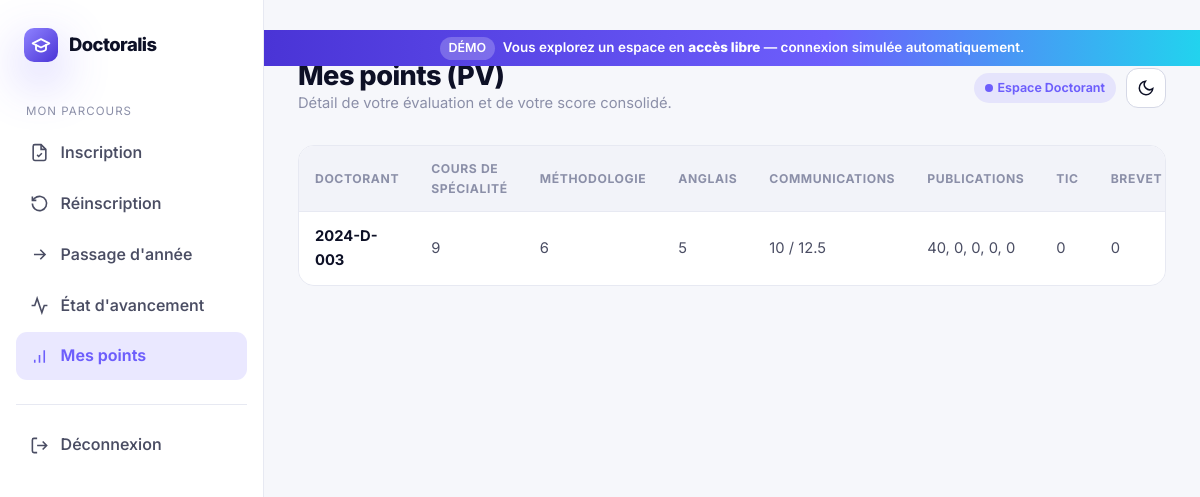
The page /point/ on the database its author committed.
### pages/models.py (models this page shows, shortened)
class edition_pv(models.Model):
    doctorant = models.ForeignKey(Doctorant, on_delete=models.CASCADE, related_name='edition' ,null=True)
    cours_de_spécialité = models.CharField(max_length=50, null=True)
    methodologie = models.CharField(max_length=50, null=True)
    compétences_anglais = models.CharField(max_length=50, null=True)
    communications1 = models.CharField(max_length=50, null=True)
    communications2 = models.CharField(max_length=50, null=True)
    publication1 = models.CharField(max_length=50, null=True)
    publication2 = models.CharField(max_length=50, null=True)
    publication3 = models.CharField(max_length=50, null=True)
    publication4 = models.CharField(max_length=50, null=True)
    publication5 = models.CharField(max_length=50, null=True)
    tic = models.CharField(max_length=50, null=True)
    brevet = models.CharField(max_length=50, null=True)
    total = models.CharField(max_length=50, null=True)

class Doctorant(models.Model):
    user = models.OneToOneField(User, on_delete=models.CASCADE)
    fichier_inscription = models.FileField(upload_to='ficher_inscription/%Y', default=None, null=True)
    validation = models.BooleanField(default=False)
    annee = models.CharField(max_length=100)
    encadreur = models.ForeignKey(Encadreur, on_delete=models.CASCADE, related_name='doctorants' ,null=True)
    def __str__(self):
        return self.user.username

### pages/views.py (the view)
# urls.py: path('point/', views.test_points, name='point'),
@login_required
def test_points(request):
    try:
        doctorant = Doctorant.objects.get(user=request.user)
        editions = edition_pv.objects.filter(doctorant=doctorant)
    except Doctorant.DoesNotExist:
        editions = None
    return render(request, 'point.html', { 'editions': editions})

### postgraduation/context_processors.py (called while the page is built)
def demo_mode(request):
    return {'DEMO_MODE': getattr(settings, 'DEMO_MODE', False)}

### postgraduation/demo.py (called while the page is built)
def _demo_doctorant_user():
    from pages.models import Doctorant, edition_pv
    pv = edition_pv.objects.select_related('doctorant__user').exclude(doctorant__isnull=True).first()
    if pv and pv.doctorant:
        return pv.doctorant.user
    d = (Doctorant.objects.filter(validation=True).select_related('user').first()
         or Doctorant.objects.select_related('user').first())
    return d.user if d else None

    def __call__(self, request):
        return self.get_response(request)

    def process_view(self, request, view_func, view_args, view_kwargs):
        if not getattr(settings, 'DEMO_MODE', False):
            return None
        match = getattr(request, 'resolver_match', None)
        if match is None:
            return None
        name = match.url_name
        if request.method == 'GET' and name in LOGIN_REDIRECTS:
            return redirect(LOGIN_REDIRECTS[name])
        desired = None
        if name in DOCTORANT_URL_NAMES:
            desired = _demo_doctorant_user()
        elif name in ENCADREUR_URL_NAMES:
            desired = _demo_encadreur_user()
        if desired is None:
            return None
        current = getattr(request, 'user', None)
        if current is None or not current.is_authenticated or current.pk != desired.pk:
            login(request, desired, backend=_DEMO_BACKEND)
        return None

### templates/point.html (shortened to what this page needs)
{% extends 'base_doctorant.html' %}
{% block page_title %}Mes points (PV){% endblock %}
{% block page_sub %}Détail de votre évaluation et de votre score consolidé.{% endblock %}
{% block content %}
{% if editions %}
<div class="table-wrap">
  <table class="data">
    <thead>
      <tr>
        <th>Doctorant</th>
        <th>Cours de spécialité</th>
        <th>Méthodologie</th>
        <th>Anglais</th>
        <th>Communications</th>
        <th>Publications</th>
        <th>TIC</th>
        <th>Brevet</th>
      </tr>
    </thead>
    <tbody>
      {% for edition in editions %}
      <tr>
        <td><b>{{ edition.doctorant }}</b></td>
        <td>{{ edition.cours_de_spécialité|default:"—" }}</td>
        <td>{{ edition.methodologie|default:"—" }}</td>
        <td>{{ edition.compétences_anglais|default:"—" }}</td>
        <td>{{ edition.communications1|default:"0" }} / {{ edition.communications2|default:"0" }}</td>
        <td>{{ edition.publication1|default:"0" }}, {{ edition.publication2|default:"0" }}, {{ edition.publication3|default:"0" }}, {{ edition.publication4|default:"0" }}, {{ edition.publication5|default:"0" }}</td>
        <td>{{ edition.tic|default:"—" }}</td>
        <td>{{ edition.brevet|default:"—" }}</td>
      </tr>
      {% endfor %}
    </tbody>
  </table>
</div>
{% endif %}
{% endblock %}

### static/css/doctoralis.css (style rules this page uses)
:root { --brand-500: #6d5efc; --brand-600: #5b46f0; --brand-700: #4a34d6; --brand-400: #8f83ff; --brand-glow: rgba(109, 94, 252, .45); --accent-teal: #22d3ee; --series-1: #2a78d6; --series-2: #1baf7a; --series-3: #eda100; --series-4: #4a3aa7; --series-5: #e34948; --good: #0ca30c; --warning: #eda100; --critical: #d03b3b; --bg: #f6f7fb; --surface: #ffffff; --surface-2: #f2f3f9; --elevated: #ffffff; --ink: #0d1026; --ink-2: #4a4d63; --muted: #8b8fa8; --line: #e7e9f2; --line-strong: #d5d8e6; --radius: 16px; --radius-sm: 11px; --radius-lg: 26px; --shadow-sm: 0 1px 2px rgba(16, 18, 40, .06), 0 1px 3px rgba(16, 18, 40, .04); --shadow-md: 0 6px 20px rgba(16, 18, 40, .08), 0 2px 6px rgba(16, 18, 40, .04); --shadow-lg: 0 24px 60px rgba(16, 18, 40, .14), 0 8px 24px rgba(16, 18, 40, .08); --shadow-glow: 0 18px 50px var(--brand-glow); --font: "Inter", "Segoe UI", system-ui, -apple-system, sans-serif; --maxw: 1180px; }
* { box-sizing: border-box; }
html { scroll-behavior: smooth; }
body { margin: 0; font-family: var(--font); background: var(--bg); color: var(--ink); line-height: 1.6; -webkit-font-smoothing: antialiased; text-rendering: optimizeLegibility; transition: background .4s ease, color .4s ease; }
.table-wrap { overflow-x: auto; border: 1px solid var(--line); border-radius: var(--radius); background: var(--surface); }
table.data { width: 100%; border-collapse: collapse; font-size: .92rem; }
table.data th { text-align: left; padding: 13px 16px; font-size: .76rem; text-transform: uppercase; letter-spacing: .05em; color: var(--muted); border-bottom: 1px solid var(--line); background: var(--surface-2); position: sticky; top: 0; }
table.data td { padding: 13px 16px; border-bottom: 1px solid var(--line); color: var(--ink-2); }
table.data tr:last-child td { border-bottom: 0; }
table.data td b, table.data td strong { color: var(--ink); }

### rows shown on the page
edition_pv: doctorant "2024-D-003", cours_de_spécialité "9", methodologie "6", compétences_anglais "5", communications1 "10", communications2 "12.5", publication1 "40", publication2 "0", publication3 "0", publication4 "0", publication5 "0", tic "0", brevet "0"
